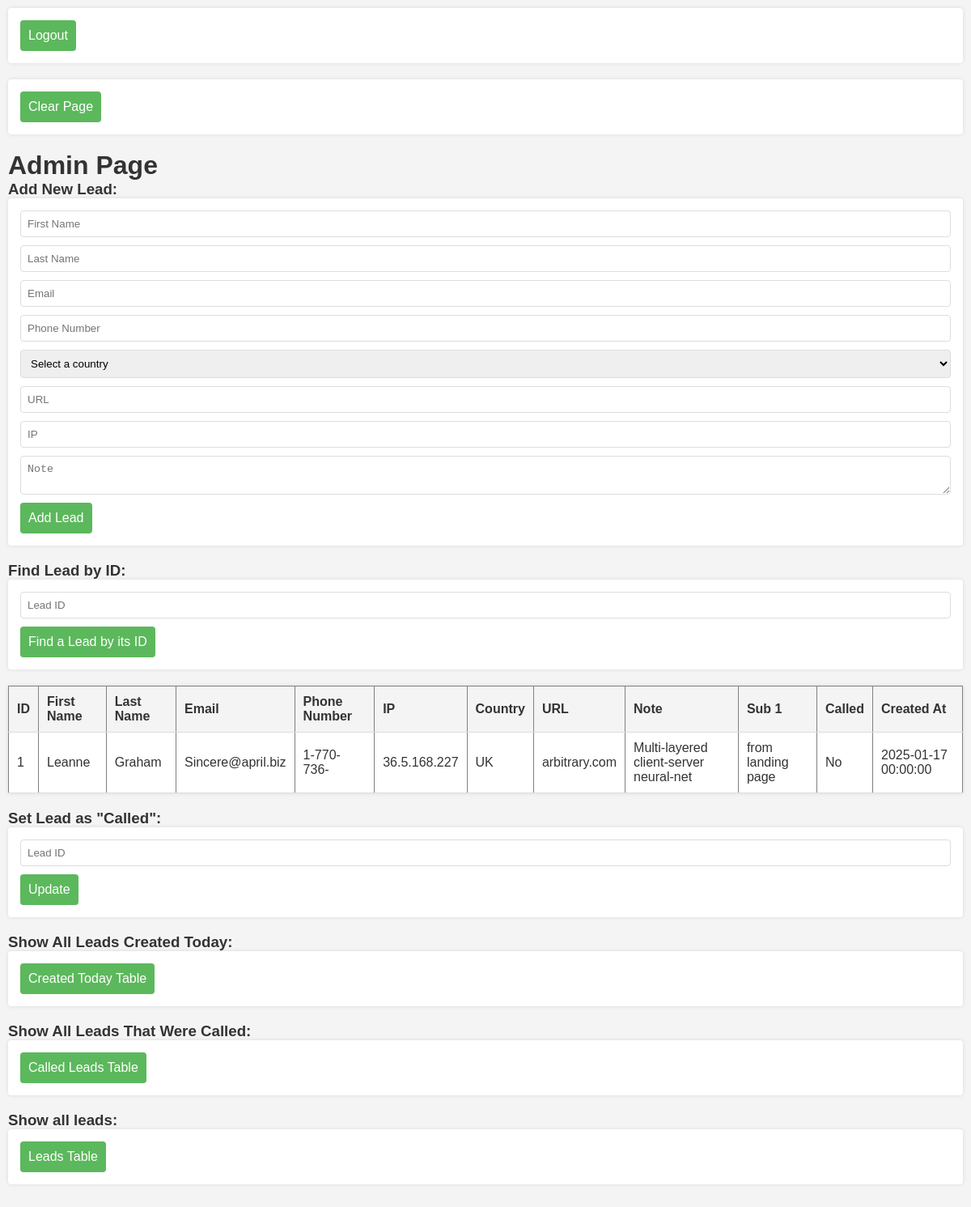
The app's page /backend/admin/index.php?lead_id=1 (signed in) with its own data.
### tables this page shows
CREATE TABLE IF NOT EXISTS leads (
    id INT AUTO_INCREMENT PRIMARY KEY,
    first_name VARCHAR(255) NOT NULL,
    last_name VARCHAR(255) NOT NULL,
    email VARCHAR(255) NOT NULL UNIQUE,
    phone_number VARCHAR(20),
    ip VARCHAR(45),
    country VARCHAR(100),
    url TEXT,
    note TEXT,
    sub_1 TEXT,
    called BOOLEAN DEFAULT FALSE,
    created_at TIMESTAMP DEFAULT CURRENT_TIMESTAMP
);

### backend/db_ops.php (called while the page is built, shortened)
<?php
function show_lead_by_id($id) {
    $conn = mysqli_connect(DB_SERVERNAME, DB_USERNAME, DB_PASSWORD, DB_NAME);
    $stmnt = $conn->prepare("SELECT * FROM leads WHERE id = ?;");
    $stmnt->bind_param("i", $id);
    $stmnt->execute();
    $result = $stmnt->get_result();
    return $result;
}
?>

### backend/admin/index.php (the view, shortened to what this page needs)
<?php
include_once("../db_ops.php");
?>
<!DOCTYPE html>
<html lang="en">
<head>
    <link rel="stylesheet" href="styles.css">
</head>
<body>
    <form action="./logout.php">
        <button>Logout</button>
    </form>
    <form action="">
        <button>Clear Page</button>
    </form>
    <h1>Admin Page</h1>
    <h3>Add New Lead:</h3>
    <form action="" method="post">
        <input type="text" name="first-name" placeholder="First Name" required>
        <input type="text" name="last-name" placeholder="Last Name" required>
        <input type="email" name="email" placeholder="Email" required>
        <input type="text" name="phone" placeholder="Phone Number" required>
        <select name="country">
            <option value="">Select a country</option>
        </select>
        <input type="text" name="url" placeholder="URL">
        <input type="text" name="ip" placeholder="IP">
        <textarea name="note" placeholder="Note"></textarea>
        <button type="submit">Add Lead</button>
    </form>
    <h3>Find Lead by ID:</h3>
    <form action="">
        <input type="text" name="lead_id" placeholder="Lead ID" required>
        <button>Find a Lead by its ID</button>
    </form>
    <?php
    if ($_SERVER["REQUEST_METHOD"] == "GET" && isset($_GET["lead_id"])) {
        $result = show_lead_by_id($_GET["lead_id"]);
        if ($result->num_rows != 0) {
            echo "<table border='1'>";
            echo "<tr><th>ID</th><th>First Name</th><th>Last Name</th><th>Email</th><th>Phone Number</th><th>IP</th><th>Country</th><th>URL</th><th>Note</th><th>Sub 1</th><th>Called</th><th>Created At</th></tr>";
            while ($row = mysqli_fetch_assoc($result)) {
                echo "<tr>";
                echo "<td>" . $row['id'] . "</td>";
                echo "<td>" . $row['first_name'] . "</td>";
                echo "<td>" . $row['last_name'] . "</td>";
                echo "<td>" . $row['email'] . "</td>";
                echo "<td>" . $row['phone_number'] . "</td>";
                echo "<td>" . $row['ip'] . "</td>";
                echo "<td>" . $row['country'] . "</td>";
                echo "<td>" . $row['url'] . "</td>";
                echo "<td>" . $row['note'] . "</td>";
                echo "<td>" . $row['sub_1'] . "</td>";
                echo "<td>" . ($row['called'] ? 'Yes' : 'No') . "</td>";
                echo "<td>" . $row['created_at'] . "</td>";
                echo "</tr>";
            }
            echo "</table>";
        } else {
            echo "<p style='color:red'>There's no such lead...</p><br>";
        }
    }
    ?>
    <h3>Set Lead as "Called":</h3>
    <form action="" method="post">
        <input type="text" name="lead_id" placeholder="Lead ID" required>
        <button>Update</button>
    </form>
    <h3>Show All Leads Created Today:</h3>
    <form action="">
        <button>Created Today Table</button>
    </form>
    <h3>Show All Leads That Were Called:</h3>
    <form action="">
        <button>Called Leads Table</button>
    </form>
    <h3>Show all leads: </h3>
    <form action="">
        <button>Leads Table</button>
    </form>
</body>
</html>

### backend/admin/styles.css (style rules this page uses)
* { margin: 0; padding: 0; box-sizing: border-box; }
body { padding: 10px; font-family: Arial, sans-serif; background-color: #f4f4f4; color: #333; }
form { background: #fff; padding: 15px; border-radius: 4px; margin-bottom: 20px; box-shadow: 0 0 5px rgba(0, 0, 0, 0.1); }
form input, form select, form textarea { display: block; width: 100%; padding: 8px; margin-bottom: 10px; border: 1px solid #ddd; border-radius: 4px; }
form button { background: #5cb85c; color: #fff; border: none; padding: 10px; border-radius: 4px; cursor: pointer; font-size: 1em; }
table { width: 100%; border-collapse: collapse; margin: 20px 0; background: #fff; box-shadow: 0 0 5px rgba(0, 0, 0, 0.1); }
table th, table td { padding: 10px; text-align: left; border-bottom: 1px solid #ddd; }
table th { background: #f4f4f4; }

### records on screen
leads: id "1", first_name "Leanne", last_name "Graham", email "Sincere@april.biz", phone_number "1-770-736-", ip "36.5.168.227", country "UK", url "arbitrary.com", note "Multi-layered client-server neural-net", sub_1 "from landing page", called "No", created_at "2025-01-17 00:00:00"
